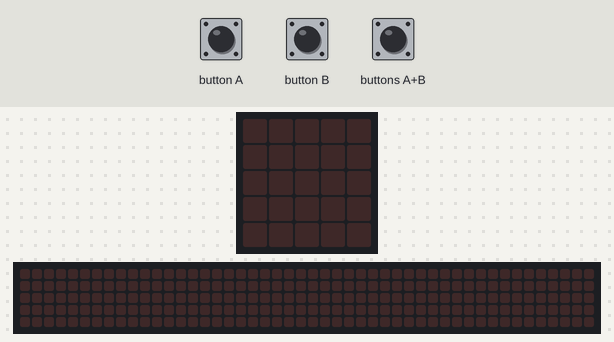
Recording of a program running on a simulated BBC micro:bit running MicroPython. Parts: the board's 5×5 LED display, a strip that is not on the board, showing the scrolling text unrolled. The test bench sets the inputs (shaded band). The 48×5 strip is a reading aid, not a part: it shows the text the display is scrolling, unrolled, one strip-width of it at a time.

Above: at 1.2 s.
1.3 s: button A pressed for 0.15 s
At 1.37 s:
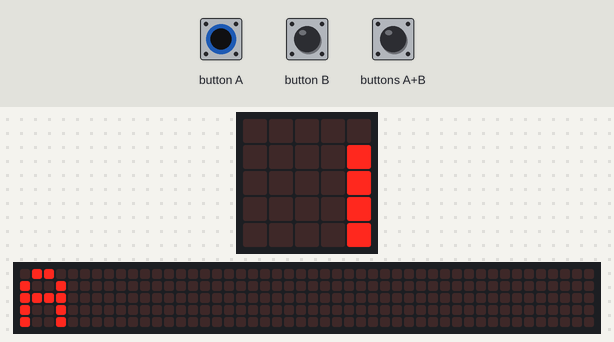
4.3 s: buttons A+B pressed for 0.15 s
At 4.42 s:
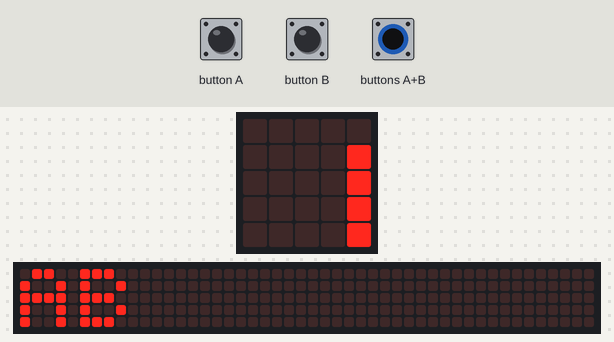
7.3 s: button B pressed for 3.2 s
At 7.42 s:
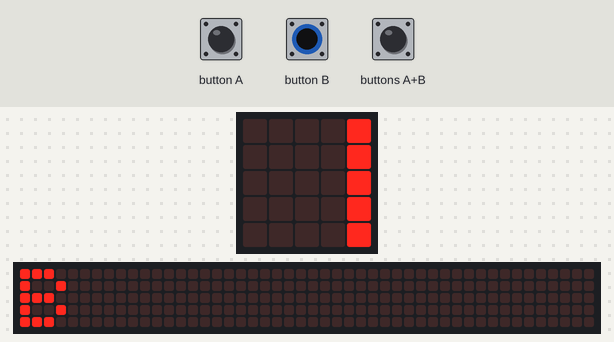
12.0 s: button A pressed for 1 s
At 12.23 s:
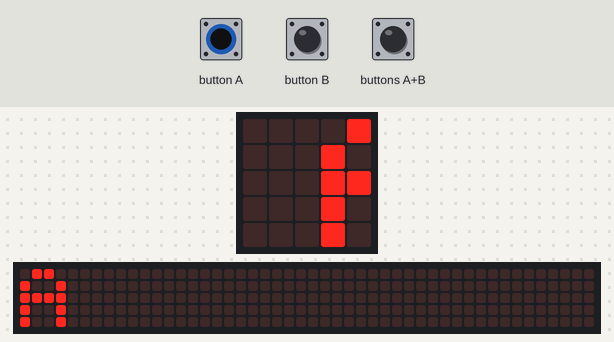
15.0 s: button A pressed for 3.2 s
At 15.43 s:
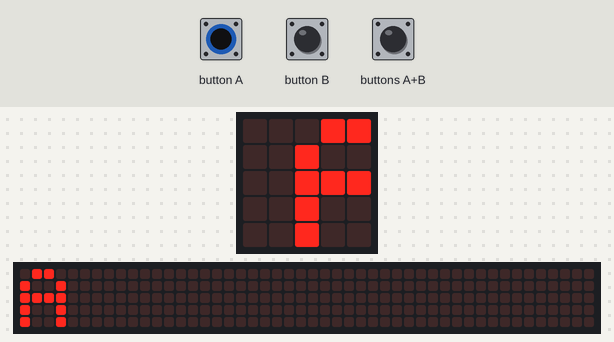

The program:

01_-_simple_buttons.py
```python
from microbit import *

while True:
    if button_a.is_pressed() and button_b.is_pressed():
        display.scroll('AB')
    elif button_a.is_pressed():
        display.scroll('A')
    elif button_b.is_pressed():
        display.scroll('B')

    sleep(100)
```

Measured:
- after the input at 1.3 s, the display: changes at once (image 1)
- after the input at 4.3 s, the display: changes after 0.05 s (image 2)
- after the input at 7.3 s, the display: changes after 0.05 s (image 3)
- after the input at 12.0 s, the display: first changes at once (image 4 shows a later state)
- after the input at 15.0 s, the display: first changes after 0.06 s (image 5 shows a later state)
